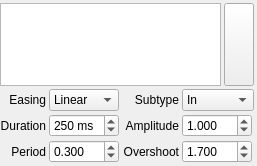
<?xml version="1.0" encoding="UTF-8"?>
<ui version="4.0">
 <class>EasingContextPane</class>
 <widget class="QWidget" name="EasingContextPane">
  <property name="geometry">
   <rect>
    <x>0</x>
    <y>0</y>
    <width>257</width>
    <height>163</height>
   </rect>
  </property>
  <property name="windowTitle">
   <string>Dialog</string>
  </property>
  <layout class="QGridLayout" name="gridLayout">
   <property name="leftMargin">
    <number>0</number>
   </property>
   <property name="topMargin">
    <number>3</number>
   </property>
   <property name="rightMargin">
    <number>3</number>
   </property>
   <property name="bottomMargin">
    <number>3</number>
   </property>
   <property name="spacing">
    <number>3</number>
   </property>
   <item row="0" column="0" colspan="4">
    <widget class="QGraphicsView" name="graphicsView">
     <property name="enabled">
      <bool>true</bool>
     </property>
     <property name="interactive">
      <bool>false</bool>
     </property>
    </widget>
   </item>
   <item row="0" column="4">
    <widget class="QPushButton" name="playButton">
     <property name="minimumSize">
      <size>
       <width>0</width>
       <height>83</height>
      </size>
     </property>
     <property name="maximumSize">
      <size>
       <width>30</width>
       <height>16777215</height>
      </size>
     </property>
     <property name="toolTip">
      <string>Play simulation.</string>
     </property>
    </widget>
   </item>
   <item row="1" column="0">
    <widget class="QLabel" name="label_5">
     <property name="text">
      <string>Easing</string>
     </property>
     <property name="alignment">
      <set>Qt::AlignRight|Qt::AlignTrailing|Qt::AlignVCenter</set>
     </property>
    </widget>
   </item>
   <item row="1" column="1">
    <widget class="QComboBox" name="easingShapeComboBox">
     <property name="sizePolicy">
      <sizepolicy hsizetype="MinimumExpanding" vsizetype="Fixed">
       <horstretch>0</horstretch>
       <verstretch>0</verstretch>
      </sizepolicy>
     </property>
     <property name="maximumSize">
      <size>
       <width>70</width>
       <height>16777215</height>
      </size>
     </property>
     <property name="toolTip">
      <string>Type of easing curve.</string>
     </property>
     <item>
      <property name="text">
       <string notr="true">Linear</string>
      </property>
     </item>
     <item>
      <property name="text">
       <string notr="true">Quad</string>
      </property>
     </item>
     <item>
      <property name="text">
       <string notr="true">Cubic</string>
      </property>
     </item>
     <item>
      <property name="text">
       <string notr="true">Quart</string>
      </property>
     </item>
     <item>
      <property name="text">
       <string notr="true">Quint</string>
      </property>
     </item>
     <item>
      <property name="text">
       <string notr="true">Sine</string>
      </property>
     </item>
     <item>
      <property name="text">
       <string notr="true">Expo</string>
      </property>
     </item>
     <item>
      <property name="text">
       <string notr="true">Circ</string>
      </property>
     </item>
     <item>
      <property name="text">
       <string notr="true">Elastic</string>
      </property>
     </item>
     <item>
      <property name="text">
       <string notr="true">Back</string>
      </property>
     </item>
     <item>
      <property name="text">
       <string notr="true">Bounce</string>
      </property>
     </item>
    </widget>
   </item>
   <item row="1" column="2">
    <widget class="QLabel" name="label_6">
     <property name="layoutDirection">
      <enum>Qt::LeftToRight</enum>
     </property>
     <property name="text">
      <string>Subtype</string>
     </property>
     <property name="alignment">
      <set>Qt::AlignRight|Qt::AlignTrailing|Qt::AlignVCenter</set>
     </property>
    </widget>
   </item>
   <item row="1" column="3" colspan="2">
    <widget class="QComboBox" name="easingExtremesComboBox">
     <property name="sizePolicy">
      <sizepolicy hsizetype="MinimumExpanding" vsizetype="Fixed">
       <horstretch>0</horstretch>
       <verstretch>0</verstretch>
      </sizepolicy>
     </property>
     <property name="toolTip">
      <string>Acceleration or deceleration of easing curve.</string>
     </property>
     <item>
      <property name="text">
       <string notr="true">In</string>
      </property>
     </item>
     <item>
      <property name="text">
       <string notr="true">Out</string>
      </property>
     </item>
     <item>
      <property name="text">
       <string notr="true">InOut</string>
      </property>
     </item>
     <item>
      <property name="text">
       <string notr="true">OutIn</string>
      </property>
     </item>
    </widget>
   </item>
   <item row="2" column="0">
    <widget class="QLabel" name="label_2">
     <property name="text">
      <string>Duration</string>
     </property>
     <property name="alignment">
      <set>Qt::AlignRight|Qt::AlignTrailing|Qt::AlignVCenter</set>
     </property>
    </widget>
   </item>
   <item row="2" column="1">
    <widget class="QSpinBox" name="durationSpinBox">
     <property name="maximumSize">
      <size>
       <width>70</width>
       <height>16777215</height>
      </size>
     </property>
     <property name="toolTip">
      <string>Duration of animation.</string>
     </property>
     <property name="specialValueText">
      <string>INVALID</string>
     </property>
     <property name="keyboardTracking">
      <bool>false</bool>
     </property>
     <property name="suffix">
      <string> ms</string>
     </property>
     <property name="minimum">
      <number>-1</number>
     </property>
     <property name="maximum">
      <number>9999999</number>
     </property>
     <property name="singleStep">
      <number>10</number>
     </property>
     <property name="value">
      <number>250</number>
     </property>
    </widget>
   </item>
   <item row="2" column="2">
    <widget class="QLabel" name="label">
     <property name="text">
      <string>Amplitude</string>
     </property>
     <property name="alignment">
      <set>Qt::AlignRight|Qt::AlignTrailing|Qt::AlignVCenter</set>
     </property>
    </widget>
   </item>
   <item row="2" column="3" colspan="2">
    <widget class="QDoubleSpinBox" name="amplitudeSpinBox">
     <property name="maximumSize">
      <size>
       <width>70</width>
       <height>16777215</height>
      </size>
     </property>
     <property name="toolTip">
      <string>Amplitude of elastic and bounce easing curves.</string>
     </property>
     <property name="specialValueText">
      <string>INVALID</string>
     </property>
     <property name="keyboardTracking">
      <bool>false</bool>
     </property>
     <property name="decimals">
      <number>3</number>
     </property>
     <property name="maximum">
      <double>999999.989999999990687</double>
     </property>
     <property name="singleStep">
      <double>0.050000000000000</double>
     </property>
     <property name="value">
      <double>1.000000000000000</double>
     </property>
    </widget>
   </item>
   <item row="3" column="0">
    <widget class="QLabel" name="label_3">
     <property name="text">
      <string>Period</string>
     </property>
     <property name="alignment">
      <set>Qt::AlignRight|Qt::AlignTrailing|Qt::AlignVCenter</set>
     </property>
    </widget>
   </item>
   <item row="3" column="1">
    <widget class="QDoubleSpinBox" name="periodSpinBox">
     <property name="maximumSize">
      <size>
       <width>70</width>
       <height>16777215</height>
      </size>
     </property>
     <property name="toolTip">
      <string>Easing period of an elastic curve.</string>
     </property>
     <property name="specialValueText">
      <string>INVALID</string>
     </property>
     <property name="keyboardTracking">
      <bool>false</bool>
     </property>
     <property name="decimals">
      <number>3</number>
     </property>
     <property name="maximum">
      <double>999999.989999999990687</double>
     </property>
     <property name="singleStep">
      <double>0.010000000000000</double>
     </property>
     <property name="value">
      <double>0.300000000000000</double>
     </property>
    </widget>
   </item>
   <item row="3" column="2">
    <widget class="QLabel" name="label_4">
     <property name="text">
      <string>Overshoot</string>
     </property>
     <property name="alignment">
      <set>Qt::AlignRight|Qt::AlignTrailing|Qt::AlignVCenter</set>
     </property>
    </widget>
   </item>
   <item row="3" column="3" colspan="2">
    <widget class="QDoubleSpinBox" name="overshootSpinBox">
     <property name="maximumSize">
      <size>
       <width>70</width>
       <height>16777215</height>
      </size>
     </property>
     <property name="toolTip">
      <string>Easing overshoot for a back curve.</string>
     </property>
     <property name="specialValueText">
      <string>INVALID</string>
     </property>
     <property name="keyboardTracking">
      <bool>false</bool>
     </property>
     <property name="decimals">
      <number>3</number>
     </property>
     <property name="maximum">
      <double>999999.989999999990687</double>
     </property>
     <property name="singleStep">
      <double>0.050000000000000</double>
     </property>
     <property name="value">
      <double>1.700000000000000</double>
     </property>
    </widget>
   </item>
  </layout>
 </widget>
 <resources/>
 <connections/>
</ui>
